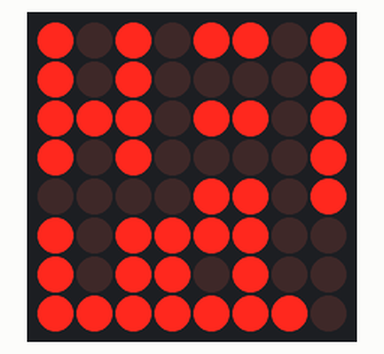
Simulated run of this sketch. Board: Arduino Uno, built with avr-gcc and run on an emulated ATmega328P. Shown: 8×8 LED matrix. Wiring (inferred from the names in the program): LED matrix (orientation assumed): rows pin 13, pin 8, pin 17, pin 10, pin 9, pin 16, pin 4, pin 14; columns pin 2, pin 3, pin 5, pin 6, pin 7, pin 11, pin 12, pin 15.

Above: at 0.1 s.

The sketch:

28_LEDMatHello.ino
```cpp
#include "pinnumber.h"

int row[] = {D13, D8, D17, D10, D5 ,D16, D4, D14};
int col[] = {D9, D3, D2, D12, D15, D11, D7, D6};

int pattern1[] = {D9, D2, D15, D11, D7};
int pattern2[] = {D9, D2, D15};
int pattern3[] = {D9, D3, D2, D15, D11, D7};
int pattern4[] = {D9, D2, D15};
int pattern5[] = {D15, D11, D7};
int pattern6[] = {D9,D2, D11, D7, D6};
int pattern7[] = {D9,D2, D11, D6};
int pattern8[] = {D9, D3,D2,D12,D11, D7, D6};

void setup()
{
   for(int i = 0 ; i < 8; i++)
  {
    pinMode(row[i], OUTPUT);
    pinMode(col[i], OUTPUT);
  }
}

void clear()
{
  for(int i = 0 ; i < 8 ; i++)
  {
    digitalWrite(row[i], LOW);
    digitalWrite(col[i], HIGH);
  }
}

void loop()
{
  clear();
  digitalWrite(row[0], HIGH);
  for(int i = 0; i< sizeof(pattern1) / sizeof(int); i++)
  {
    digitalWrite(pattern1[i],LOW);
  }
  delay(2);

  clear();
  digitalWrite(row[1], HIGH);
  for(int i = 0; i< sizeof(pattern2) / sizeof(int); i++)
  {
    digitalWrite(pattern2[i],LOW);
  }
  delay(2);

  clear();
  digitalWrite(row[2], HIGH);
  for(int i = 0; i< sizeof(pattern3) / sizeof(int); i++)
  {
    digitalWrite(pattern3[i],LOW);
  }
  delay(2);

  clear();
  digitalWrite(row[3], HIGH);
  for(int i = 0; i< sizeof(pattern4) / sizeof(int); i++)
  {
    digitalWrite(pattern4[i],LOW);
  }
  delay(2);

  clear();
  digitalWrite(row[4], HIGH);
  for(int i = 0; i< sizeof(pattern5) / sizeof(int); i++)
  {
    digitalWrite(pattern5[i],LOW);
  }
  delay(2);

  clear();
  digitalWrite(row[5], HIGH);
  for(int i = 0; i< sizeof(pattern6) / sizeof(int); i++)
  {
    digitalWrite(pattern6[i],LOW);
  }
  delay(2);

  clear();
  digitalWrite(row[6], HIGH);
  for(int i = 0; i< sizeof(pattern7) / sizeof(int); i++)
  {
    digitalWrite(pattern7[i],LOW);
  }
  delay(2);

  clear();
  digitalWrite(row[7], HIGH);
  for(int i = 0; i< sizeof(pattern8) / sizeof(int); i++)
  {
    digitalWrite(pattern8[i],LOW);
  }
  delay(2);

}
```

pinnumber.h
```cpp
#define D2 2
#define D3 3
#define D4 4
#define D5 5
#define D6 6
#define D7 7
#define D8 8
#define D9 9
#define D10 10
#define D11 11
#define D12 12
#define D13 13
#define D14 14
#define D15 15
#define D16 16
#define D17 17
```
